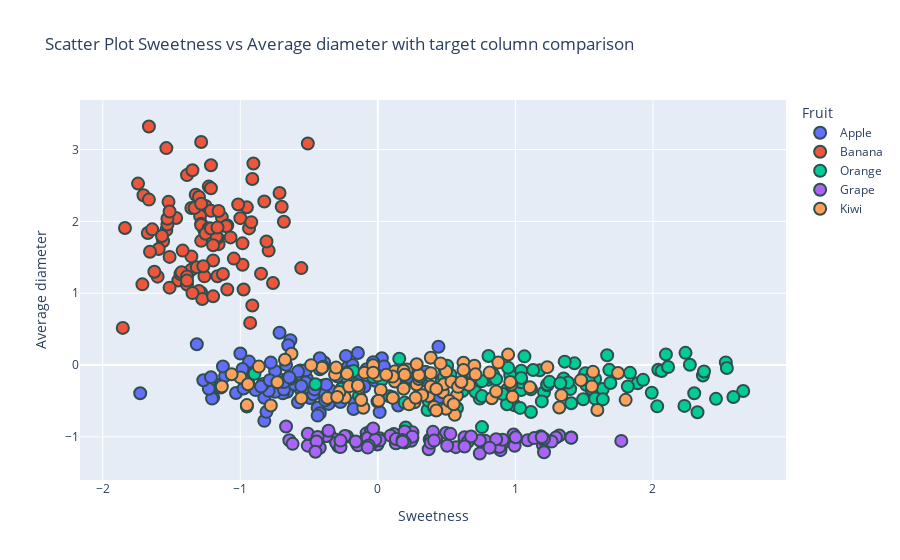

The cell this chart's notebook holds for it:
### Code cell
# Scatter plot among ['Weight', 'Average diameter', 'Average length', 'Peel hardness', 'Sweetness']
# and comparison with TARGET 'Fruit' 

feature_x = 'Sweetness'
feature_y = 'Average diameter'

scatter_plot(df_standard_transformed, feature_x, feature_y, target='Fruit')
